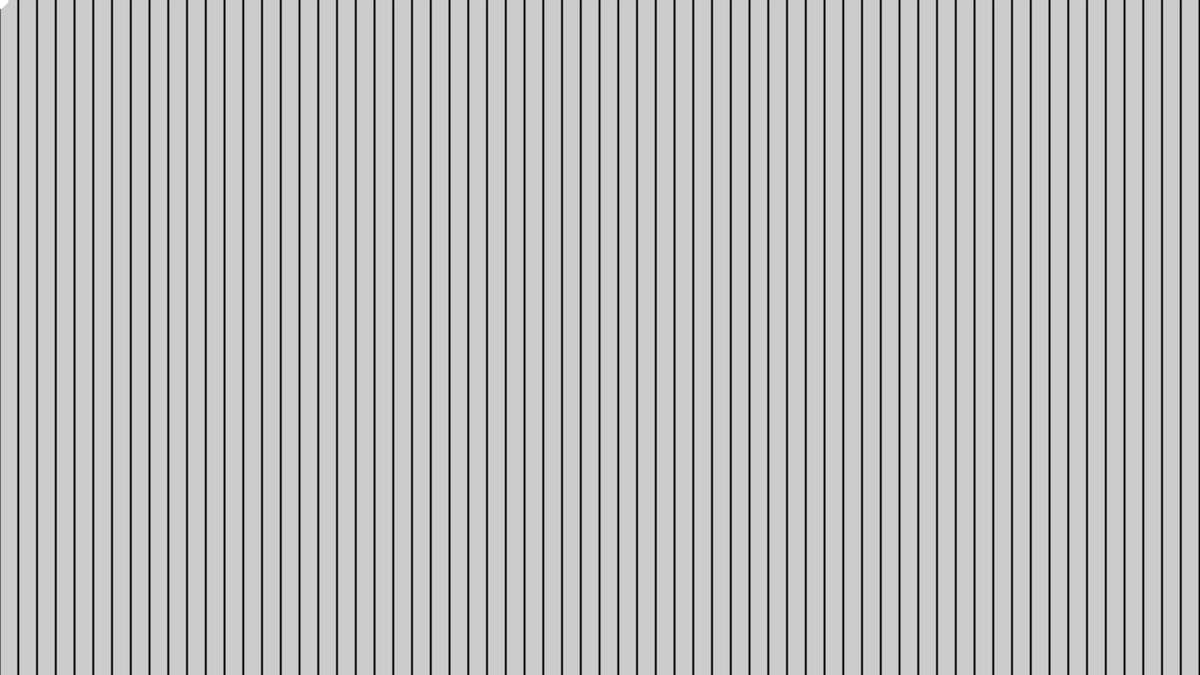
Frame 1 (no input)
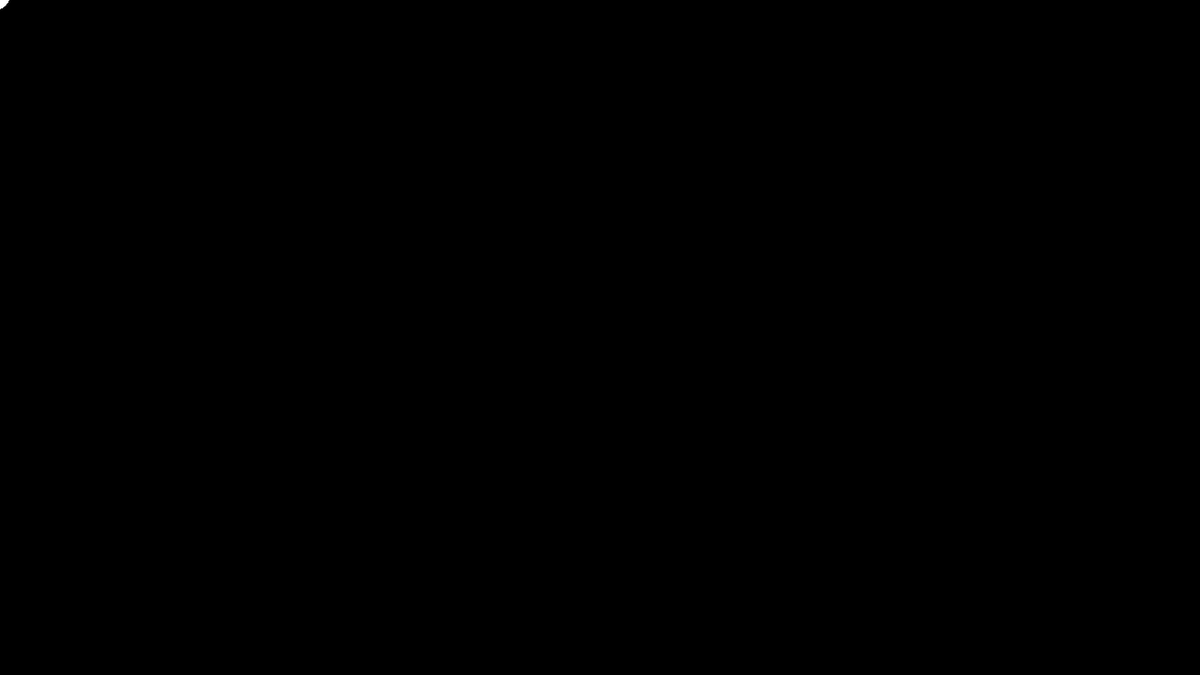
Frame 60 (the mouse pressed at the canvas centre just before this capture)
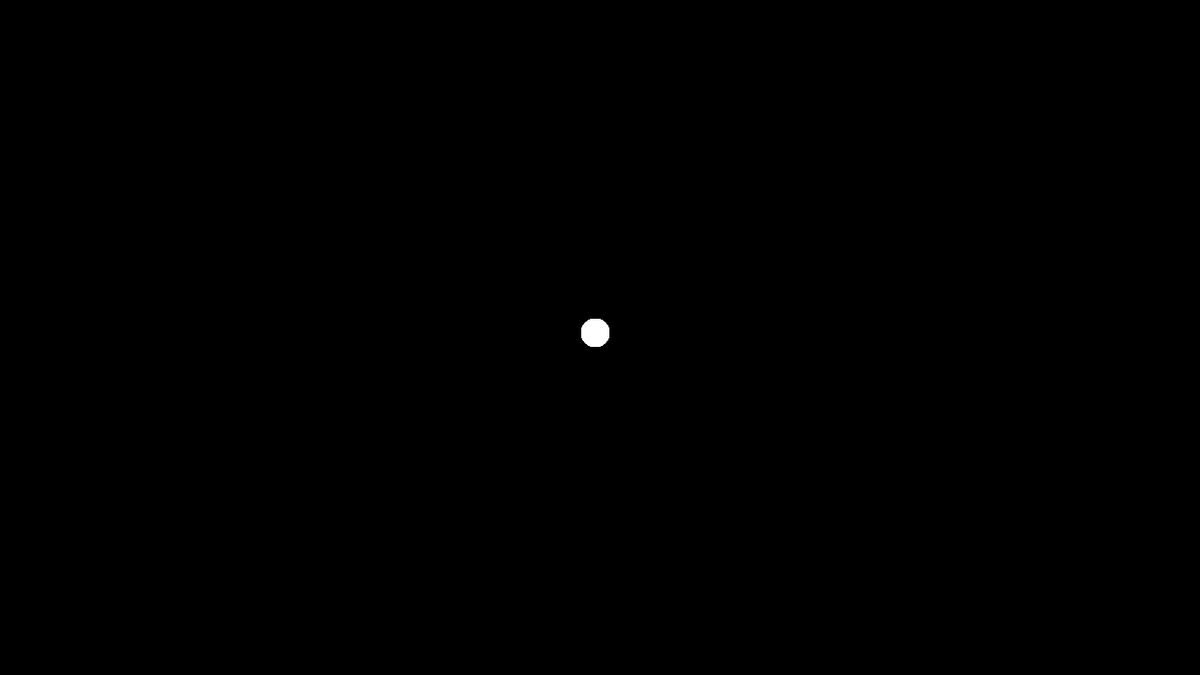
Frame 120 (the mouse held since frame 60 and released just before this capture)

The Processing sketch that drew these frames (run headless with seeded random() and noise(); from frame 60 on, the mouse is pressed at the canvas centre):

// Processing sketch: processing_78166
// ── processing_78166.pde

int num = 720;
int[] dx = new int[num];
int[] dy = new int[num];

void setup() {
  size(1280, 720);
  frameRate(30);
  smooth();
  for (int i = 0; i < num; i++) {
    dx[i] = i * 20;
    dy[i] = i * 20;
  }
}

void draw() {
  //background(255);
  strokeWeight(2);
  smooth();
  for (int i = 0; i < num; i++) {
    dx[i] = dx [i] -1;
    dy[i] = dy [i] -1;
    line(dx[i], 720, dy[i], 0);
  if (dy[i] < 0) {
    dy[i] = dy[i] + 100;
    dx[i] = dx[i] + 100;
  }
  translate(-5,-5);
  shapeMode(CENTER);
  noStroke();
  fill(255);
  // The idea is to get the mouse to break the lines eventually.
  // And also make a note evertime it hits a line.
  ellipse(mouseX, mouseY, 30, 30);
  stroke(0);
  resetMatrix();
  }
}
